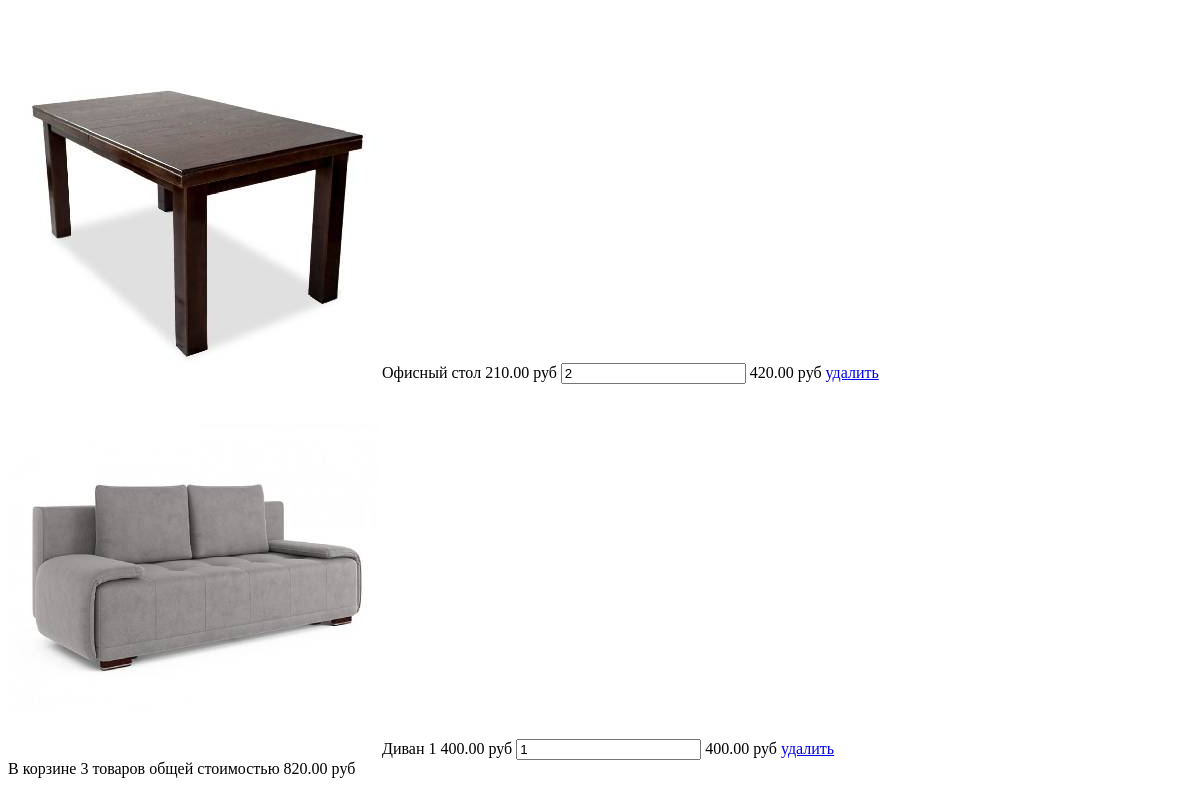
The page /basket/edit/9/9/ (signed in) on the database as committed earlier.
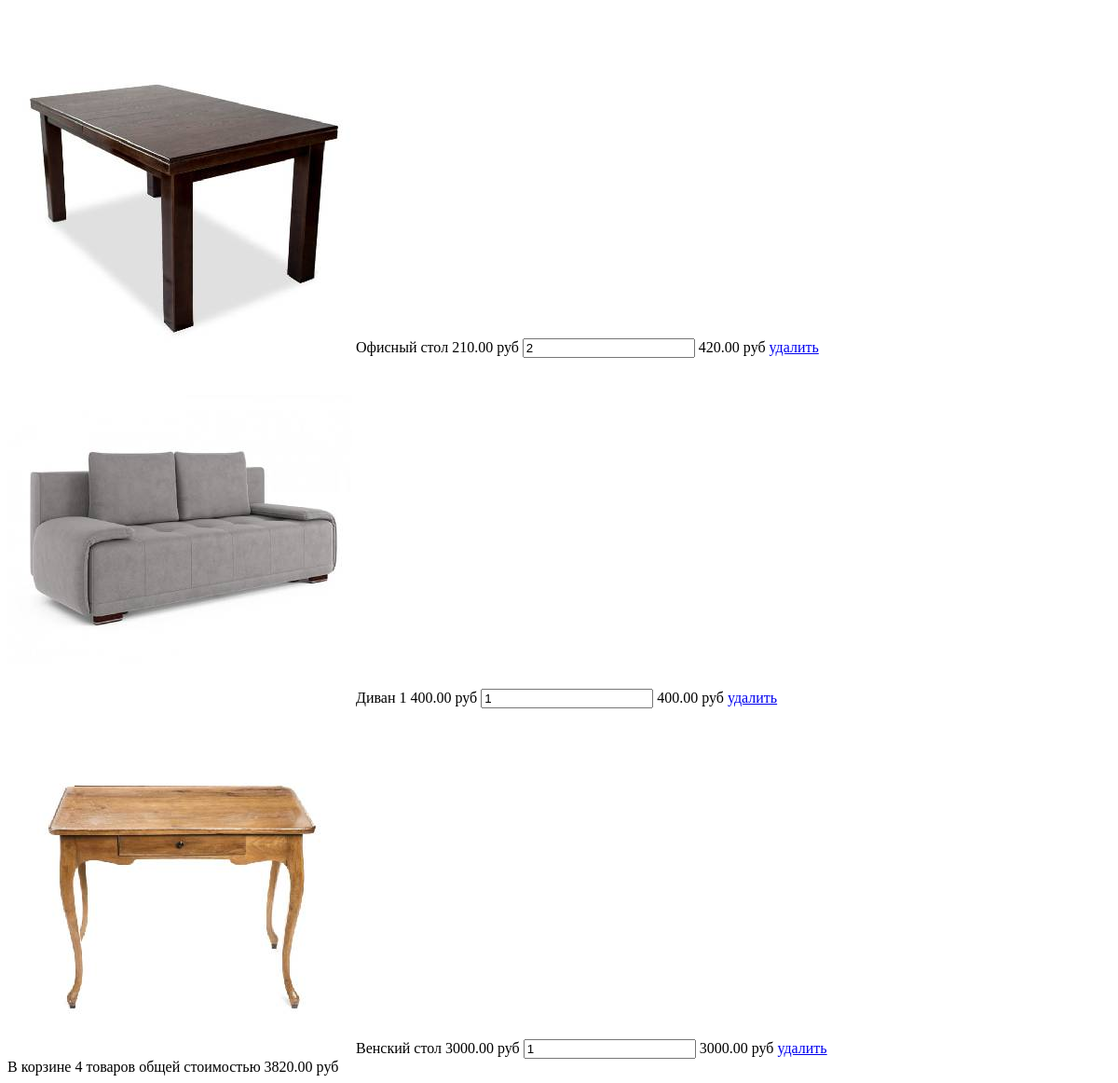
The same page on the database as committed later.
### basketapp/models.py (models this page shows, shortened)
class Basket(models.Model):
    user = models.ForeignKey(get_user_model(), on_delete=models.CASCADE, related_name='basket')
    product = models.ForeignKey(Product, on_delete=models.CASCADE)
    quantity = models.PositiveSmallIntegerField(verbose_name='количество', default=0)
    created_at = models.DateTimeField(verbose_name='время', auto_now_add=True)
    objects = BasketManager()
    @property
    def cost(self):
        return self.quantity * self.product.price

### mainapp/models.py (models this page shows, shortened)
class Product(models.Model):
    category = models.ForeignKey(Category, verbose_name='категория продукт', on_delete=models.DO_NOTHING)
    name = models.CharField(verbose_name='имя продукта', max_length=25, unique=False)
    description = models.TextField(verbose_name='описание продукта', blank=True)
    image = models.ImageField(verbose_name='изображение продукта', upload_to='product_images')
    price = models.DecimalField(verbose_name='цена продукта', max_digits=10, decimal_places=2, default=0)
    quantity = models.PositiveIntegerField(verbose_name='количество на складе', default=0)
    is_active = models.BooleanField(default=True)

### authapp/models.py (models this page shows, shortened)
class ShopUser(AbstractUser):
    city = models.CharField(max_length=64, blank=True)
    avatar = models.ImageField(upload_to='users_avatars', blank=True)
    activation_key = models.UUIDField(default=uuid.uuid4)
    activation_key_expires = models.DateTimeField(default=get_activation_key_expires)
    age = models.PositiveIntegerField(verbose_name='возраст', default=18)

### basketapp/views.py (the view)
# urls.py: path('edit/', authapp.edit, name='edit'),
@login_required
def edit(request, pk, quantity):
    basket = get_object_or_404(Basket, pk=pk)
    basket.quantity = quantity
    if not basket.quantity:
        basket.delete()
    else:
        basket.save()
    return render(request, 'basketapp/includes/inc_basket_list.html')

### basketapp/models.py (called while the page is built)
    def quantity(self):
        return sum(item.quantity for item in self.all())

    def sum(self):
        return sum(item.product.price * item.quantity for item in self.all())

### mainapp/context_processors.py (called while the page is built)
def menu_links(request):
    return {
        "menu": {
            'index': 'Главная',
            'products': 'Товары',
            'contact': 'Контакты',
        }
    }

def basket(request):
    return {
        'basket': getattr(request.user, 'basket', None)
    }

### basketapp/templates/basketapp/includes/inc_basket_list.html
{% load static %}
{% for item in basket.all %}
<div class="basket_record">
    <img class="product-image" src="/media/{{ item.product.image }}" alt="{{ item.product.description }}">
    <span class="product_name">{{ item.product.name }}</span>
    <span class="product_price">{{ item.product.price }}&nbspруб</span>
    <input type="number" name="{{ item.pk }}" min="0" value="{{ item.quantity }}">
    <span class="product_cost">{{ item.cost }}&nbspруб</span>
    <a href="{% url 'basket:remove' item.pk %}" class="pure-button pure-button-primary button-radius">
        удалить
    </a>
</div>
{% endfor %}
{% if basket.all %}
<div class="basket_summary">
    В корзине {{ basket.quantity }} товаров общей стоимостью
    {{ basket.sum }} руб
</div>
{% endif %}

Rows that differ between the two databases and show on the page:
added Basket: product.image (picture), product.name "Венский стол", product.price "3000.00", quantity "1", cost "3000.00"
changed ShopUser: quantity "3" → "4"; sum "820.00" → "3820.00"
